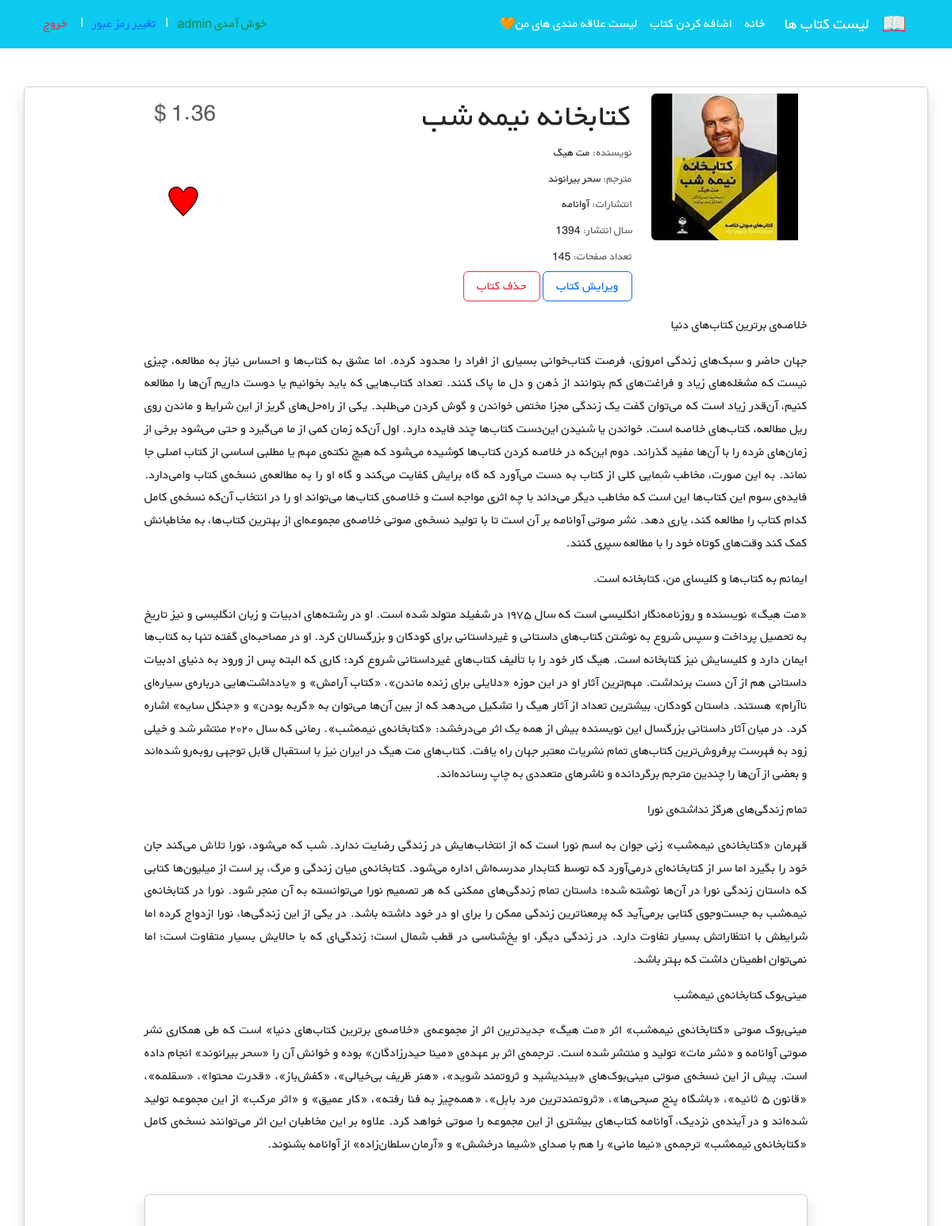
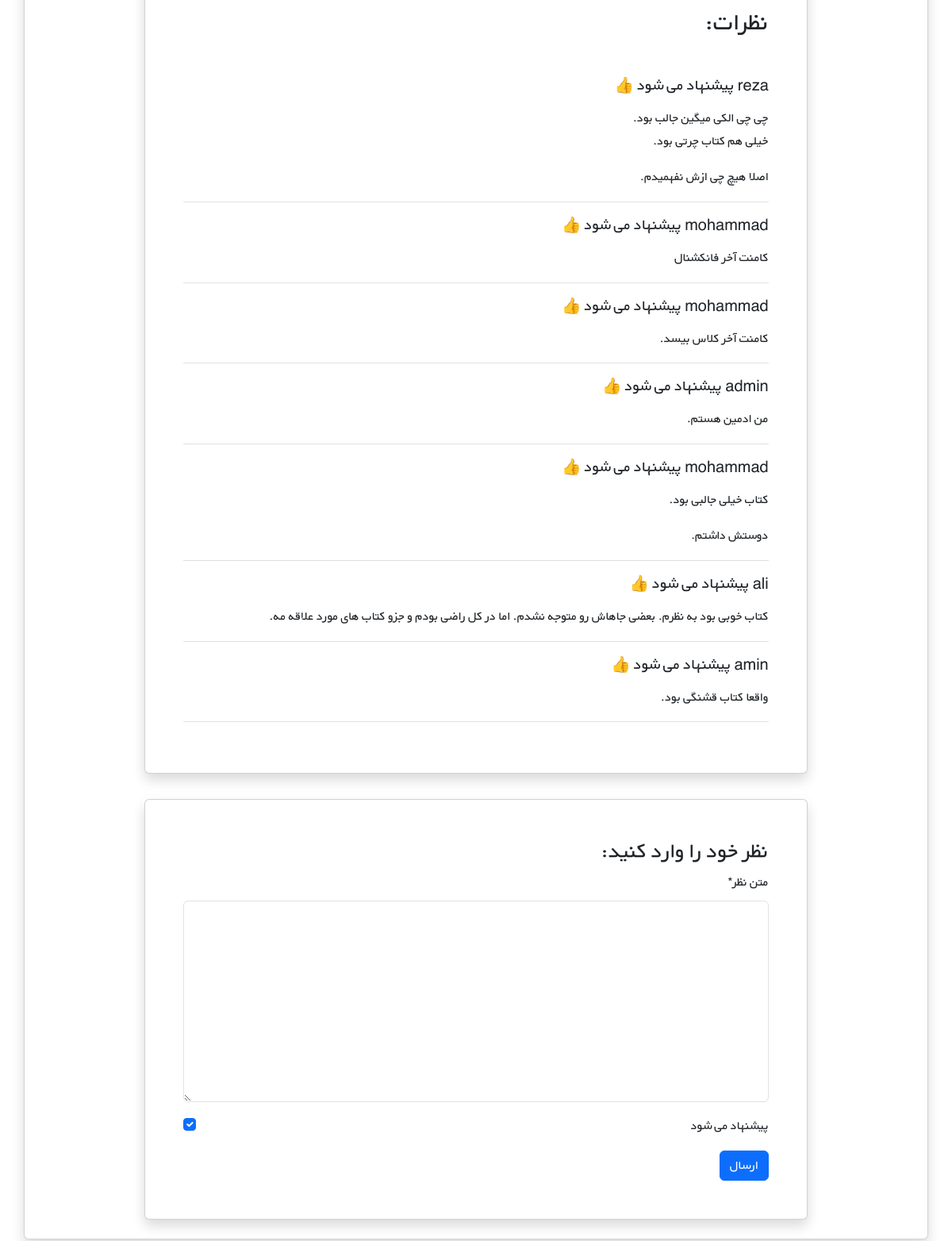
Page /books/6/ (signed in) on the committed database (2 pictures, top to bottom).
### books/models.py (models this page shows, shortened)
class Book(models.Model):
    title = models.CharField(max_length=255, verbose_name='عنوان کتاب')
    author = models.CharField(max_length=255, default='جک لندن', verbose_name='نویسنده')
    description = models.TextField(verbose_name='توضیحات')
    price = models.DecimalField(max_digits=6, decimal_places=2, default=9.99, verbose_name='قیمت')
    cover = models.ImageField(upload_to='covers/', blank=True, verbose_name='عکس جلد')
    translator = models.CharField(max_length=255, blank=True, verbose_name='مترجم')
    publisher = models.CharField(max_length=255, blank=True, verbose_name='ناشر')
    year_published = models.PositiveSmallIntegerField(null=True, blank=True, verbose_name='سال انتشار')
    number_of_pages = models.PositiveSmallIntegerField(null=True, blank=True, verbose_name='تعداد صفحات کتاب')
    datetime_created = models.DateTimeField(auto_now_add=True, verbose_name='زمان ایجاد کتاب')
    user = models.ForeignKey(to=get_user_model(), on_delete=models.CASCADE, verbose_name='ایجاد کننده کتاب', related_name='books')

class Comment(models.Model):
    text = models.TextField(verbose_name='متن نظر')
    datetime_created = models.DateTimeField(auto_now_add=True, verbose_name='زمان ایجاد')
    datetime_modified = models.DateTimeField(auto_now=True, verbose_name='زمان آخرین تغییر')
    book = models.ForeignKey(to=Book, on_delete=models.CASCADE, verbose_name='کتاب', related_name='comments')
    user = models.ForeignKey(to=get_user_model(), on_delete=models.SET_NULL, null=True, verbose_name='کاربر', related_name='comments')
    is_approved = models.BooleanField(default=False, verbose_name='تایید')
    is_recommended = models.BooleanField(default=True, verbose_name='پیشنهاد می شود')

### books/views.py (the view, shortened to what this page needs)
# urls.py: path('<int:pk>/', BookDetailView.as_view(), name='book_detail'),
class BookDetailView(generic.DetailView):
    model = Book
    template_name = 'books/book_detail.html'
    context_object_name = 'book'
    def get_context_data(self,*args, **kwargs): # اگه بخوایم تابع get_context_data رو بنویسیم، kwargs رو نمیشه حذف کرد. خودش کلید آبجکت رو به صورت kwargs میفرسته.
        book = self.get_object()
        if self.request.user.is_authenticated:
            liked = Favorite.objects.filter(book=book, user=self.request.user).count()
        else:
            liked=False
        context={
            'book': book,
            'comments': Comment.objects.filter(is_approved=True, book=book.pk).order_by('-datetime_modified').select_related('user'),
            'comment_form': CommentForm(),
            'liked': liked,
            }
        return context

### books/forms.py
class CommentForm(forms.ModelForm):
    class Meta:
        model = Comment
        fields = ('text', 'is_recommended', )

### books/templates/books/book_detail.html (shortened to what this page needs)
{% extends "_base.html" %}
{% load static %}
{% load crispy_forms_tags %}
{% load my_tags %}
{% block content %}
<div class="d-flex justify-content-center">
    <div class="row w-sm-75 w-100">
        <div class="col-xs-12 col-md-3 d-flex justify-content-center">
            <div>
                {% if book.cover %}
                <img src="{{ book.cover.url }}"
                class="img-fluid rounded-start" alt="عکس جلد کتاب">
                {% else %}
                <img src="{% static 'icons/book.png' %}"
                class="img-fluid rounded-start" alt="عکس جلد کتاب">
                {% endif %}
            </div>
        </div>
        <div class="col-xs-12 col-md-6 text-center text-md-end mt-md-1 mt-4">
            <h1> {{ book.title }} </h1>
            <h5 class="small my-1"><span class="text-muted">نویسنده: </span>{{ book.author }}</h5>
            {% if book.translator %}
                <h5 class="small my-1"><span class="text-muted">مترجم: </span>{{ book.translator }}</h5>
            {% endif %}
            {% if book.publisher %}
                <h5 class="small my-1"><span class="text-muted">انتشارات: </span>{{ book.publisher }}</h5>
            {% endif %}
            {% if book.year_published %}
                <h5 class="small my-1"><span class="text-muted">سال انتشار: </span>{{ book.year_published }}</h5>
            {% endif %}
            {% if book.number_of_pages %}
                <h5 class="small my-1"><span class="text-muted">تعداد صفحات: </span>{{ book.number_of_pages }}</h5>
            {% endif %}
            {% if user == book.user %}
                <div>
                    <a href="{% url 'book_update' book.pk %}" class='btn btn-outline-primary px-3'>ویرایش کتاب</a>
                    <a href="{% url 'book_delete' book.pk %}" class='btn btn-outline-danger px-3'>حذف کتاب</a>
                </div>
            {% endif %}
        </div>
        <div class="col-xs-12 col-md-3 d-flex flex-column">
            <h3 class="align-self-center pt-2 text-muted align-self-md-end">
                {{ book.price }} $
            </h3>
            {% if user.is_authenticated %}
            <h3 class="align-self-center pt-2 text-muted align-self-md-end mt-5">
                <form action="" method="post">
                    {% if liked %}
                        <button class="btn" type="submit"><img src="{% static 'icons/liked.png' %}" alt="🧡" width=48></button>
                    {% else %}
                        <input type="hidden" name="like_situation" value="1">
                        <button class="btn" type="submit"><img src="{% static 'icons/unliked.png' %}" alt="🤍" width=48></button>
                    {% endif %}
                </form>
            </h3>
            {% endif %}
        </div>
    </div>
</div>
<div class="d-flex justify-content-center">
    <div class="my-3 w-sm-75 w-100" style='text-align: justify'>
        {{ book.description|linebreaks }}
    </div>
</div>
<div class="d-flex justify-content-center">
    <div class="card shadow my-3 p-5 w-sm-75 w-100">
        <h2 class="mb-5">نظرات:</h2>
        {% if comments %}
            {% for comment in comments %}
                {% if comment.is_approved %}
                    <div class="border-bottom mb-3">
                        <h5 class="mb-3">
                            {% if comment.is_recommended %}
                                پیشنهاد می شود 👍
                            {% else %}
                                پیشنهاد نمی شود
                            {% endif %}
                        </h5>
                        <p>{{ comment.text|linebreaks }}</p>
                    </div>
                {% endif %}
            {% endfor %}
        {% else %}
            <p>برای این کتاب هنوز نظری ثبت نشده است. اولین نفر باشید</p>
        {% endif %}
    </div>
</div>
<div class="d-flex justify-content-center">
    <div class="card shadow my-3 p-5 w-sm-75 w-100">
        {% if user.is_authenticated %}
        <h3 id="insert_a_comment">نظر خود را وارد کنید:</h3>
        <form method="POST">
            {{ comment_form|crispy }}
            <input type="submit" class="btn btn-primary" value="ارسال">
        </form>
        {% else %}
            <h3>جهت گذاشتن نظر، لطفا ابتدا <a class="text-decoration-none" href="{% url 'login' %}?next={{book.get_absolute_url}}#insert_a_comment">وارد</a> شود.</h3>
        {% endif %}
    </div>
</div>
{% endblock content %}

### static/css/style.css (style rules this page uses)
* { font-family: 'BYekan', sans-serif; line-height: 1.8rem; }
@media (min-width: 576px) { .w-sm-75 { width: 75%!important; } }

### rows in the picture
Book: cover (picture), title "کتابخانه نیمه شب", author "مت هیگ", translator "سحر بیرانوند", publisher "آوانامه", year_published "1394", number_of_pages "145", description "خلاصه‌ی برترین کتاب‌های دنیا جهان حاضر و سبک‌های زندگی امروزی، فرصت کتاب‌خوانی بسیاری از افراد را محدود کرده. اما عشق به کتاب‌ها و احساس نیاز به مطالعه، چیزی نیست که مشغله‌های زیاد و فراغت‌های کم بتوانند از ذهن و دل ما پاک کنند. تعداد کتاب‌هایی که باید بخوانیم یا دوست داریم آن‌ها را مطالعه کنیم، آن‌قدر زیاد است که می‌توان گفت یک زندگی مجزا مختص خواندن و گوش کردن می‌طلبد. یکی از راه‌حل‌های گریز از این شرایط و ماندن روی ریل مطالعه، کتاب‌های خلاصه است. خواندن یا شنیدن این‌دست کتاب‌ها چند فایده دارد. اول آن‌که زمان کمی از ما می‌گیرد و حتی می‌شود برخی از زمان‌های مُرده را با آن‌ها مفید گذراند. دوم این‌که در خلاصه‌ کردن کتاب‌ها کوشیده می‌شود که هیچ نکته‌ی مهم یا مطلبی اساسی از کتاب اصلی جا نماند.…"
Comment: is_recommended "پیشنهاد می شود 👍", text "چی چی الکی میگین جالب بود. خیلی هم کتاب چرتی بود. اصلا هیچ چی ازش نفهمیدم."
Comment: is_recommended "پیشنهاد می شود 👍", text "کامنت آخر فانکشنال"
Comment: is_recommended "پیشنهاد می شود 👍", text "کامنت آخر کلاس بیسد."
Comment: is_recommended "پیشنهاد می شود 👍", text "من ادمین هستم."
Comment: is_recommended "پیشنهاد می شود 👍", text "کتاب خیلی جالبی بود. دوستش داشتم."
Comment: is_recommended "پیشنهاد می شود 👍", text "کتاب خوبی بود به نظرم. بعضی جاهاش رو متوجه نشدم. اما در کل راضی بودم و جزو کتاب های مورد علاقه مه."
Comment: is_recommended "پیشنهاد می شود 👍", text "واقعا کتاب قشنگی بود."
